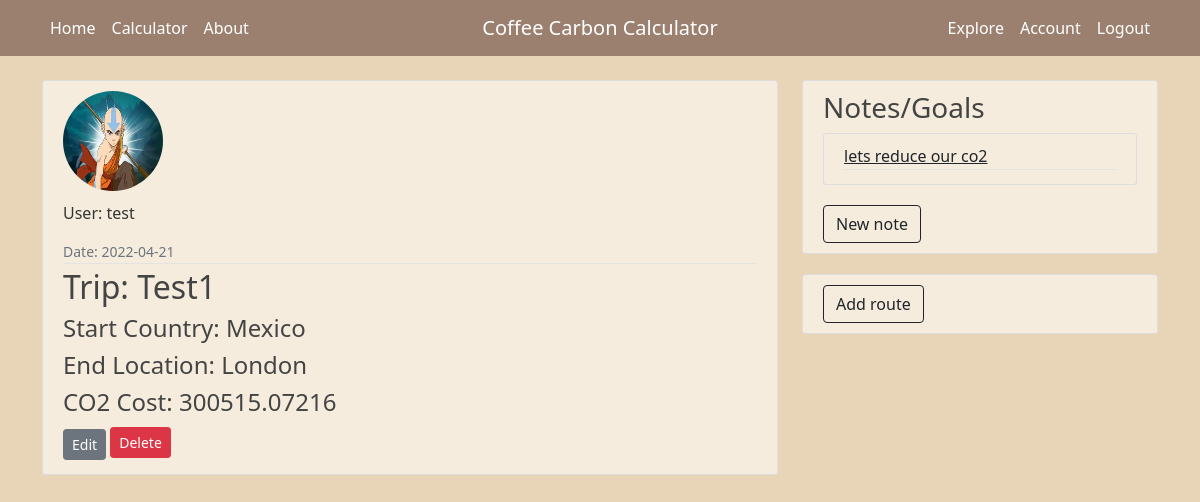
Before: /post/1 (signed in) with the older database file.
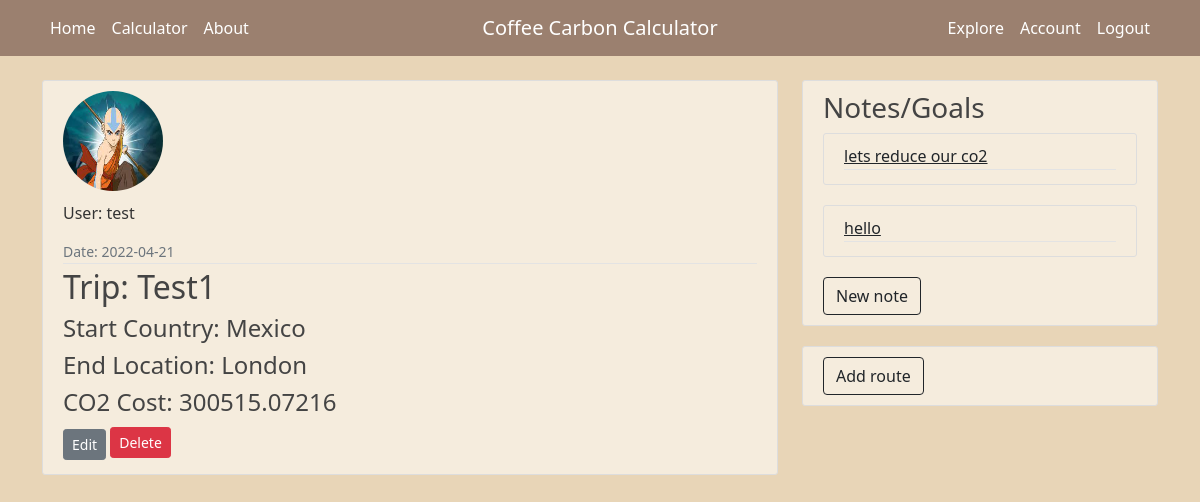
After: the same page with the newer database file.
### coffeeCalc/models.py (models this page shows, shortened)
class Note(db.Model):
    id = db.Column(db.Integer, primary_key=True)
    content = db.Column(db.Text, nullable=False)
    note_user_id = db.Column(db.Integer, db.ForeignKey('user.id'), nullable=False)

### coffeeCalc/routes.py (the view)
@app.route("/post/<post_id>")
def post(post_id):
    notes = Note.query.filter_by(note_user_id=current_user.id).all()
    post = Post.query.get_or_404(post_id)
    user = User.query.get_or_404(post.user_id)
    profile_image = url_for('static', filename='profile_images/' + user.image_file)
    return render_template('post.html', title = post.title, post = post, notes = notes, profile_image=profile_image)

### coffeeCalc/models.py (called while the page is built)
@login_manager.user_loader
def load_user(user_id):
    return User.query.get(int(user_id))

### coffeeCalc/templates/post.html
{% extends "layout.html" %} {% block content%}
<article class="media content-section">
  <div class="media-body">
    <img class="rounded-circle account-img" src="{{ profile_image }}" />
    <div class="article-metadata">
      <p class="font-weight-bold">User: {{ post.client.username }}</p>
      <small class="text-muted"
        >Date: {{ post.date.strftime('%Y-%m-%d') }}</small
      >
    </div>
    <h2 class="article-title">Trip: {{ post.title }}</h2>
    <h4 class="article-content">Start Country: {{ post.start_country }}</h4>
    <h4 class="article-content">End Location: {{ post.end_location }}</h4>
    <h4 class="article-content">CO2 Cost: {{ post.carbon_cost }}</h4>
  </div>
  {% if post.client == current_user %}
  <div>
    <a
      class="btn btn-secondary btn-sm mt-1 mb-1"
      href="{{ url_for('edit_post', post_id=post.id) }}"
      >Edit</a
    >
    <a
      class="btn btn-danger btn-sm mt mb-1"
      href="{{ url_for('delete_post', post_id=post.id) }}"
      >Delete</a
    >
  </div>
  {% endif %}
</article>
{% endblock content %}

### coffeeCalc/templates/layout.html (shortened to what this page needs)
<html>
  <head>
    <link
      href="https://cdn.jsdelivr.net/npm/bootstrap@5.1.3/dist/css/bootstrap.min.css"
      rel="stylesheet"
    />
    <link
      rel="stylesheet"
      type="text/css"
      href="{{ url_for('static', filename = 'main.css')}}"
    />
  </head>
  <body>
    <header class="site-header">
      <nav class="navbar navbar-expand-md cc-nav fixed-top">
        <div class="container">
          <div class="collapse navbar-collapse w-100 order-1 order-md-0 dual-collapse2" id="navbarToggle">
            <div class="navbar-nav mr-auto">
              <a class="nav-item nav-link" href="{{ url_for('home') }}">Home</a>
              <a class="nav-item nav-link" href="{{ url_for('calculation') }}">Calculator</a>
              <a class="nav-item nav-link" href="{{ url_for('about') }}">About</a>
            </div>
          </div>
          <div class="mx-auto order-0">
            <a class="navbar-brand mx-auto" style="color: #ffffff;" href="/">Coffee Carbon Calculator</a>
          </div>
          <div class="navbar-collapse collapse w-100 order-3 dual-collapse2">
            <div class="navbar-nav ms-auto">
              {% if current_user.is_authenticated %}
              <a
              class="nav-item nav-link" href="{{ url_for('explore_users') }}"
               >Explore</a
              >
              <a
                class="nav-item nav-link" href="{{ url_for('account', user_id=current_user.id) }}"
                >Account</a
              >
              <a class="nav-item nav-link" href="{{ url_for('logout') }}"
                >Logout</a
              >
              {% endif %}
            </div>
        </div>
        </div>
      </nav>
    </header>
    <main role="main" class="container">
      <div class="row">
        <div class="col-md-8">
           {% block content %}{% endblock
          %}
        </div>
        <div class="col-md-4">
          <div class="content-section">
            <h3>Notes/Goals</h3>
            {% for note in notes%}
             <article class="media content-section">
              <div class="media-body">
                <div class="article-metadata">
                <a class="link-dark" href="{{ url_for('note', note_id=note.id) }}">{{ note.content }}</a>
              </article>
            {% endfor %}
          {% if current_user.is_authenticated %}
          <a class="btn btn-outline-dark" href="{{ url_for('new_note') }}" role = "button">New note</a>
          {% endif %}
          </div>
          <div class="content-section">
            <a class="btn btn-outline-dark" href="{{ url_for('new_post') }}" role = "button">Add route</a>
          </div>
        </div>
      </div>
    </main>
  </body>
</html>

Changed rows visible on the page:
added Note: content "hello"
